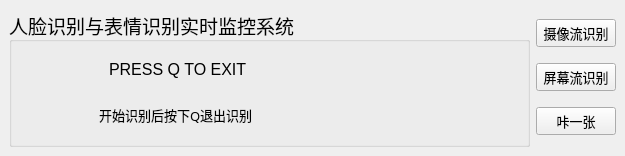
<?xml version="1.0" encoding="UTF-8"?>
<ui version="4.0">
 <class>MainWindow</class>
 <widget class="QMainWindow" name="MainWindow">
  <property name="geometry">
   <rect>
    <x>0</x>
    <y>0</y>
    <width>625</width>
    <height>156</height>
   </rect>
  </property>
  <property name="windowTitle">
   <string>MainWindow</string>
  </property>
  <property name="styleSheet">
   <string notr="true">*:hover { color: red; }</string>
  </property>
  <property name="toolButtonStyle">
   <enum>Qt::ToolButtonIconOnly</enum>
  </property>
  <property name="documentMode">
   <bool>false</bool>
  </property>
  <property name="tabShape">
   <enum>QTabWidget::Triangular</enum>
  </property>
  <widget class="QWidget" name="centralwidget">
   <layout class="QHBoxLayout" name="horizontalLayout_3">
    <item>
     <layout class="QHBoxLayout" name="horizontalLayout" stretch="0,0">
      <item>
       <widget class="QGroupBox" name="groupBox">
        <property name="font">
         <font>
          <family>楷体</family>
          <pointsize>14</pointsize>
          <weight>50</weight>
          <bold>false</bold>
          <underline>false</underline>
         </font>
        </property>
        <property name="mouseTracking">
         <bool>false</bool>
        </property>
        <property name="tabletTracking">
         <bool>false</bool>
        </property>
        <property name="title">
         <string>人脸识别与表情识别实时监控系统</string>
        </property>
        <property name="alignment">
         <set>Qt::AlignLeading|Qt::AlignLeft|Qt::AlignVCenter</set>
        </property>
        <property name="flat">
         <bool>false</bool>
        </property>
        <property name="checkable">
         <bool>false</bool>
        </property>
        <widget class="QLabel" name="label">
         <property name="geometry">
          <rect>
           <x>100</x>
           <y>50</y>
           <width>171</width>
           <height>20</height>
          </rect>
         </property>
         <property name="font">
          <font>
           <family>Arial</family>
           <pointsize>12</pointsize>
           <weight>50</weight>
           <bold>false</bold>
          </font>
         </property>
         <property name="text">
          <string>PRESS Q TO EXIT</string>
         </property>
        </widget>
        <widget class="QLabel" name="label_2">
         <property name="geometry">
          <rect>
           <x>90</x>
           <y>90</y>
           <width>201</width>
           <height>31</height>
          </rect>
         </property>
         <property name="font">
          <font>
           <family>微软雅黑</family>
           <pointsize>10</pointsize>
          </font>
         </property>
         <property name="text">
          <string>开始识别后按下Q退出识别</string>
         </property>
        </widget>
       </widget>
      </item>
      <item>
       <layout class="QGridLayout" name="gridLayout">
        <item row="0" column="0">
         <widget class="QPushButton" name="Cam_Start">
          <property name="enabled">
           <bool>true</bool>
          </property>
          <property name="sizePolicy">
           <sizepolicy hsizetype="Fixed" vsizetype="Fixed">
            <horstretch>0</horstretch>
            <verstretch>0</verstretch>
           </sizepolicy>
          </property>
          <property name="font">
           <font>
            <family>微软雅黑</family>
            <pointsize>10</pointsize>
           </font>
          </property>
          <property name="focusPolicy">
           <enum>Qt::StrongFocus</enum>
          </property>
          <property name="contextMenuPolicy">
           <enum>Qt::PreventContextMenu</enum>
          </property>
          <property name="text">
           <string>摄像流识别</string>
          </property>
          <property name="iconSize">
           <size>
            <width>20</width>
            <height>20</height>
           </size>
          </property>
          <property name="autoDefault">
           <bool>false</bool>
          </property>
          <property name="default">
           <bool>false</bool>
          </property>
          <property name="flat">
           <bool>false</bool>
          </property>
         </widget>
        </item>
        <item row="2" column="0">
         <widget class="QPushButton" name="Picture">
          <property name="enabled">
           <bool>true</bool>
          </property>
          <property name="sizePolicy">
           <sizepolicy hsizetype="Fixed" vsizetype="Fixed">
            <horstretch>0</horstretch>
            <verstretch>0</verstretch>
           </sizepolicy>
          </property>
          <property name="font">
           <font>
            <family>微软雅黑</family>
            <pointsize>10</pointsize>
           </font>
          </property>
          <property name="focusPolicy">
           <enum>Qt::StrongFocus</enum>
          </property>
          <property name="contextMenuPolicy">
           <enum>Qt::PreventContextMenu</enum>
          </property>
          <property name="text">
           <string>咔一张</string>
          </property>
          <property name="iconSize">
           <size>
            <width>20</width>
            <height>20</height>
           </size>
          </property>
          <property name="autoDefault">
           <bool>false</bool>
          </property>
          <property name="default">
           <bool>false</bool>
          </property>
          <property name="flat">
           <bool>false</bool>
          </property>
         </widget>
        </item>
        <item row="1" column="0">
         <widget class="QPushButton" name="Screen_Start">
          <property name="font">
           <font>
            <family>微软雅黑</family>
            <pointsize>10</pointsize>
           </font>
          </property>
          <property name="text">
           <string>屏幕流识别</string>
          </property>
         </widget>
        </item>
       </layout>
      </item>
     </layout>
    </item>
   </layout>
  </widget>
 </widget>
 <resources/>
 <connections/>
</ui>
